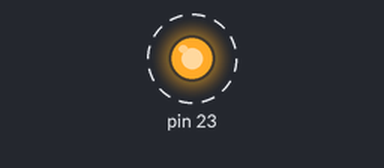
Bench run of a sketch on a simulated Arduino Uno, built with avr-gcc and run on an emulated ATmega328P. Shown: output pins drawn as LEDs (lit = HIGH). Dashed ring = blinking.

Above: at 0.2 s.
Timing chart, 0 to 3.0 s (numbered marks = the images above):
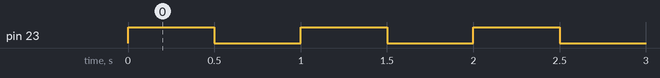

The sketch:

example_1.ino
```cpp
// CPE 301 - REGISTER-LEVEL Blink Example
// Written By Frank Mascarich, Spring 2018
//            Shawn Ray, Fall 2022

// Define Port B Register Pointers
volatile unsigned char* port_b = (unsigned char*) 0x25;
volatile unsigned char* port_h = (unsigned char*) 0x102;
volatile unsigned char* ddr_h  = (unsigned char*) 0x101;
volatile unsigned char* ddr_b  = (unsigned char*) 0x24;
volatile unsigned char* pin_b  = (unsigned char*) 0x23;

#define BV(x) (1<<x)

void setup()
{
  //set PB7 to OUTPUT
  *ddr_b |= 0x80;
}

void loop()
{
  // drive PB7 HIGH
  *port_b |= 0x80;
  // wait 500ms
  //__asm__("nop\n\t");
  delay(500);
  // drive PB7 LOW
  *port_b &= 0x7F;
  // wait 500ms
  delay(500);
}
```

Measured:
- by itself, pin 23: alternates HIGH for 0.50 s and LOW for 0.50 s
